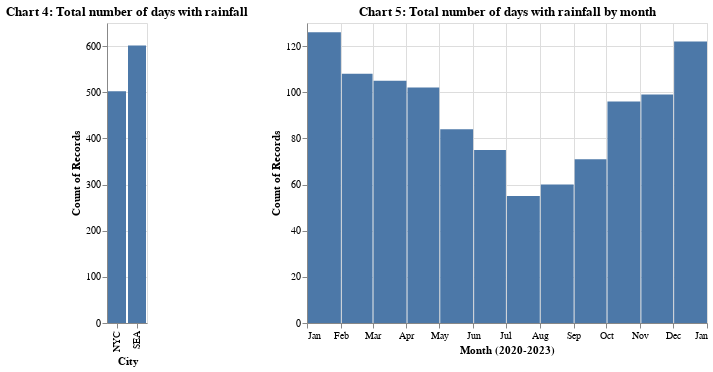

Here is the notebook cell this chart was saved with:
### Markdown cell above
#### 2a: In which city does it rain the most often?

Next I wanted to see which city experienced the most rainy days, which could be also be a justified interpretation of it "raining more" as a resident. I began similarly as with question 1, starting with a basic overview of the total data.

### Code cell
chart4 = alt.Chart(df).mark_bar().encode(
    alt.Y('count():Q'),
    alt.X('city:N', title='City')
).transform_filter('datum.precipitation > 0.00'
).properties(title='Chart 4: Total number of days with rainfall')

chart5 = alt.Chart(df).mark_bar().encode(
    alt.Y('count():Q'),
    alt.X('month(date):T', title='Month (2020-2023)')
).transform_filter('datum.precipitation > 0.00'
).properties(title='Chart 5: Total number of days with rainfall by month')


chart4 | chart5

### Figure 1 — Vega-Lite specification as saved in the notebook (floating-point values rounded to 4 significant figures; data arrays with more than 128 entries replaced by an {"elided": "..."} marker saying what was removed)
{"config": {"view": {"continuousWidth": 400, "continuousHeight": 300}}, "hconcat": [{"mark": "bar", "encoding": {"x": {"field": "city", "title": "City", "type": "nominal"}, "y": {"aggregate": "count", "type": "quantitative"}}, "title": "Chart 4: Total number of days with rainfall", "transform": [{"filter": "datum.precipitation > 0.00"}]}, {"mark": "bar", "encoding": {"x": {"field": "date", "timeUnit": "month", "title": "Month (2020-2023)", "type": "temporal"}, "y": {"aggregate": "count", "type": "quantitative"}}, "title": "Chart 5: Total number of days with rainfall by month", "transform": [{"filter": "datum.precipitation > 0.00"}]}], "data": {"name": "data-77ffb7878a2059f756b5528b692ef187"}, "$schema": "https://vega.github.io/schema/vega-lite/v4.17.0.json", "datasets": {"data-77ffb7878a2059f756b5528b692ef187": {"elided": "2922 records"}}}
